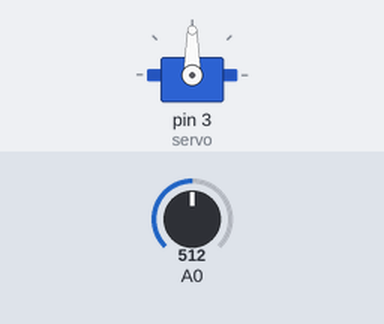
A sketch run on a simulated Arduino Uno, built with avr-gcc and run on an emulated ATmega328P. On the bench: servo. Inputs (shaded band) come from the test bench; at power-on: A0 = 512.

Above: at 1.2 s.
1.3 s: A0 set to 390
At 2.1 s:
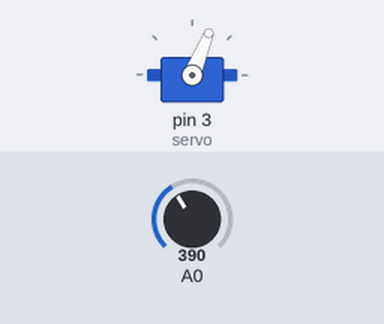
2.8 s: A0 set to 306
At 3.5 s:
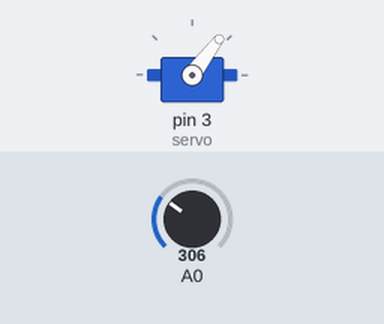
4.3 s: A0 set to 170
At 4.9 s:
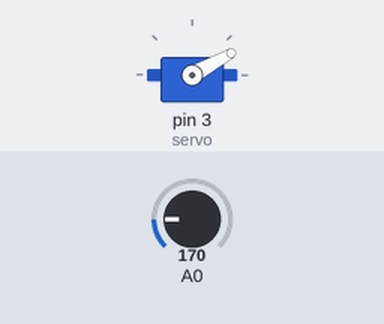
5.8 s: A0 set to 0
At 6.2 s:
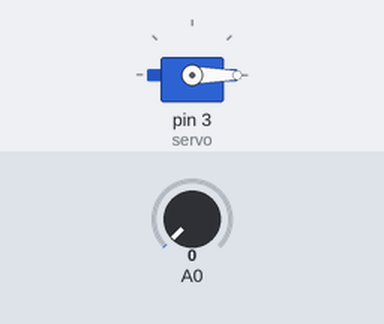
7.3 s: A0 set to 710
At 7.6 s:
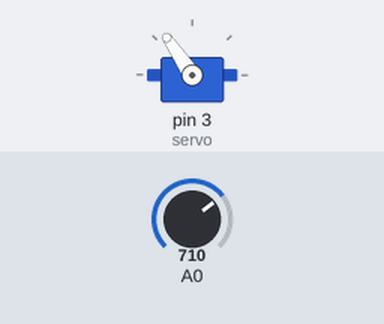
Timing chart, 0 to 9.8 s (numbered marks = the images above; inputs shaded):
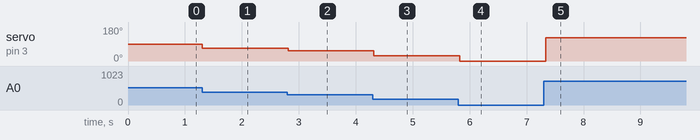

The sketch:

sketch_nov09f.ino
```cpp
#include <Servo.h>
Servo servo;
int angle=90; //서보모트의 각도

void setup() {
servo.attach(3);
servo.write(angle);
}


void loop() {
if(analogRead(A0)>700) {
  angle+=5;
  if(angle<180){angle=180;} //angle의 값을 제어해줘야 됨. 제어가 않되면 실제 코드 실행 시, 제어가 잘 않되는 느낌이 듬.
}//모든 값은 제어 값을 줘야 됨!!! **중요~!!**
if(analogRead(A0)<400) {
  angle-=5;
  if(angle>0){angle=0;}
}
//servo.write(angle);
servo.write((float)analogRead(A0)/1023*180);
delay(100);
}
```

Measured:
- after the input at 1.3 s, servo on pin 3 (servo): 90° → 68° at once
- after the input at 2.8 s, servo on pin 3 (servo): 68° → 53° at once
- after the input at 4.3 s, servo on pin 3 (servo): 53° → 29° at once
- after the input at 5.8 s, servo on pin 3 (servo): 29° → 0° at once
- after the input at 7.3 s, servo on pin 3 (servo): 0° → 124° at once
